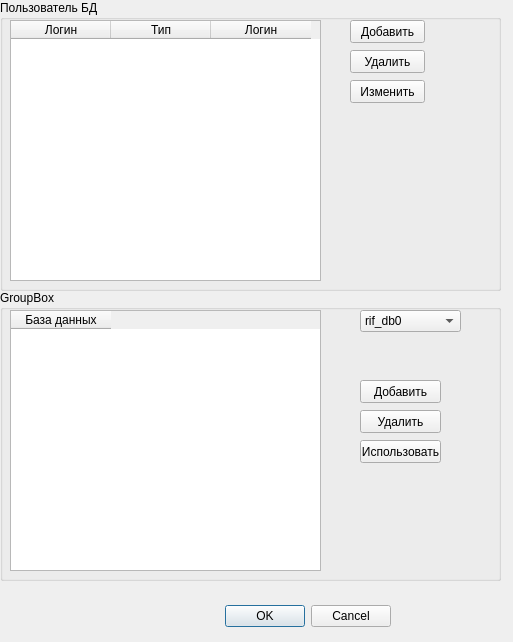
<?xml version="1.0" encoding="UTF-8"?>
<ui version="4.0">
 <class>DBform</class>
 <widget class="QDialog" name="DBform">
  <property name="geometry">
   <rect>
    <x>0</x>
    <y>0</y>
    <width>513</width>
    <height>642</height>
   </rect>
  </property>
  <property name="windowTitle">
   <string>Dialog</string>
  </property>
  <widget class="QDialogButtonBox" name="buttonBox">
   <property name="geometry">
    <rect>
     <x>50</x>
     <y>600</y>
     <width>341</width>
     <height>32</height>
    </rect>
   </property>
   <property name="orientation">
    <enum>Qt::Horizontal</enum>
   </property>
   <property name="standardButtons">
    <set>QDialogButtonBox::Cancel|QDialogButtonBox::Ok</set>
   </property>
  </widget>
  <widget class="QGroupBox" name="groupBox">
   <property name="geometry">
    <rect>
     <x>0</x>
     <y>0</y>
     <width>501</width>
     <height>291</height>
    </rect>
   </property>
   <property name="title">
    <string>Пользователь БД</string>
   </property>
   <widget class="QTableWidget" name="tableWidget">
    <property name="geometry">
     <rect>
      <x>10</x>
      <y>20</y>
      <width>311</width>
      <height>261</height>
     </rect>
    </property>
    <column>
     <property name="text">
      <string>Логин</string>
     </property>
    </column>
    <column>
     <property name="text">
      <string>Тип</string>
     </property>
    </column>
    <column>
     <property name="text">
      <string>Логин</string>
     </property>
    </column>
   </widget>
   <widget class="QPushButton" name="pushButton">
    <property name="geometry">
     <rect>
      <x>350</x>
      <y>20</y>
      <width>75</width>
      <height>23</height>
     </rect>
    </property>
    <property name="text">
     <string>Добавить</string>
    </property>
   </widget>
   <widget class="QPushButton" name="pushButton_2">
    <property name="geometry">
     <rect>
      <x>350</x>
      <y>50</y>
      <width>75</width>
      <height>23</height>
     </rect>
    </property>
    <property name="text">
     <string>Удалить</string>
    </property>
   </widget>
   <widget class="QPushButton" name="pushButton_3">
    <property name="geometry">
     <rect>
      <x>350</x>
      <y>80</y>
      <width>75</width>
      <height>23</height>
     </rect>
    </property>
    <property name="text">
     <string>Изменить</string>
    </property>
   </widget>
  </widget>
  <widget class="QGroupBox" name="groupBox_2">
   <property name="geometry">
    <rect>
     <x>0</x>
     <y>290</y>
     <width>501</width>
     <height>291</height>
    </rect>
   </property>
   <property name="title">
    <string>GroupBox</string>
   </property>
   <widget class="QPushButton" name="use_DB_pushButton">
    <property name="geometry">
     <rect>
      <x>360</x>
      <y>150</y>
      <width>81</width>
      <height>23</height>
     </rect>
    </property>
    <property name="text">
     <string>Использовать</string>
    </property>
   </widget>
   <widget class="QPushButton" name="add_DB_pushButton">
    <property name="geometry">
     <rect>
      <x>360</x>
      <y>90</y>
      <width>81</width>
      <height>23</height>
     </rect>
    </property>
    <property name="text">
     <string>Добавить</string>
    </property>
   </widget>
   <widget class="QPushButton" name="drop_BD_pushButton">
    <property name="geometry">
     <rect>
      <x>360</x>
      <y>120</y>
      <width>81</width>
      <height>23</height>
     </rect>
    </property>
    <property name="text">
     <string>Удалить</string>
    </property>
   </widget>
   <widget class="QTableWidget" name="database_tableWidget">
    <property name="geometry">
     <rect>
      <x>10</x>
      <y>20</y>
      <width>311</width>
      <height>261</height>
     </rect>
    </property>
    <column>
     <property name="text">
      <string>База данных</string>
     </property>
    </column>
   </widget>
   <widget class="QComboBox" name="comboBox">
    <property name="geometry">
     <rect>
      <x>360</x>
      <y>20</y>
      <width>101</width>
      <height>22</height>
     </rect>
    </property>
    <item>
     <property name="text">
      <string>rif_db0</string>
     </property>
    </item>
    <item>
     <property name="text">
      <string>rif_db1</string>
     </property>
    </item>
    <item>
     <property name="text">
      <string>rif_db2</string>
     </property>
    </item>
    <item>
     <property name="text">
      <string>rif_db3</string>
     </property>
    </item>
   </widget>
  </widget>
 </widget>
 <resources/>
 <connections>
  <connection>
   <sender>buttonBox</sender>
   <signal>accepted()</signal>
   <receiver>DBform</receiver>
   <slot>accept()</slot>
   <hints>
    <hint type="sourcelabel">
     <x>248</x>
     <y>254</y>
    </hint>
    <hint type="destinationlabel">
     <x>157</x>
     <y>274</y>
    </hint>
   </hints>
  </connection>
  <connection>
   <sender>buttonBox</sender>
   <signal>rejected()</signal>
   <receiver>DBform</receiver>
   <slot>reject()</slot>
   <hints>
    <hint type="sourcelabel">
     <x>316</x>
     <y>260</y>
    </hint>
    <hint type="destinationlabel">
     <x>286</x>
     <y>274</y>
    </hint>
   </hints>
  </connection>
 </connections>
</ui>
